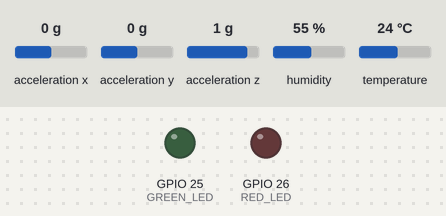
Bench run of a sketch on a simulated ESP32. On the bench: output pins drawn as LEDs (lit = HIGH). The inputs (shaded band) are chosen by the test bench; at power-on: acceleration x 0 g, acceleration y 0 g, acceleration z 1 g, humidity 55 %, temperature 24 °C. WiFi joins after 1.5 s; servers stay silent unless stated; no MQTT or app messages arrive unless stated; what the sketch prints to the serial monitor is not drawn.

Above: at 1.1 s.
At 3.7 s:
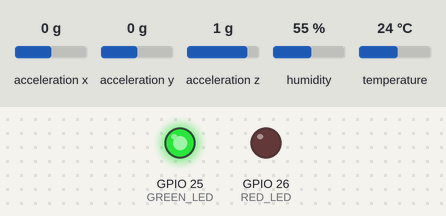
3.8 s: acceleration x set to -1.4 g
At 4.4 s:
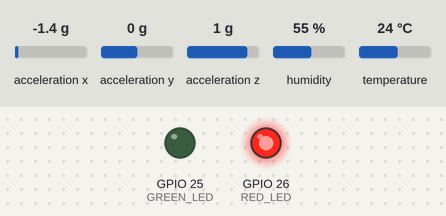
Timing chart, 0 to 8.5 s (numbered marks = the images above; inputs shaded):
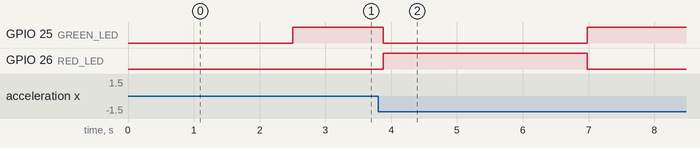

Measured:
- after the input at 3.8 s, GPIO 25 (GREEN_LED): HIGH → LOW after 0.08 s, → HIGH 3.1 s later; GPIO 26 (RED_LED): LOW → HIGH after 0.08 s, → LOW 3.1 s later

The sketch:

arduino.ino
```cpp
#include <WiFi.h>
#include <Wire.h>
#include <DHT.h>
#include <MPU6500_WE.h>
#include <PubSubClient.h>

// ---------------- WIFI CONFIGURATION ----------------

const char* ssid = "IIIT DHARWAD-STUDENT";
const char* password = "IIITDst!123456";

// Laptop IP address
const char* mqtt_server = "10.0.3.214";
const int mqtt_port = 1883;

// ---------------- MQTT CONFIGURATION ----------------

WiFiClient espClient;
PubSubClient mqttClient(espClient);

const char* mqtt_topic = "eiss2/sensors";

// ---------------- SENSOR CONFIGURATION ----------------

#define DHT_PIN 4
#define DHT_TYPE DHT11

#define GREEN_LED 25
#define RED_LED 26

DHT dht(DHT_PIN, DHT_TYPE);

MPU6500_WE motionSensor = MPU6500_WE(0x68);

bool motionSensorReady = false;

// ---------------- ADAPTIVE SAMPLING ----------------

const unsigned long NORMAL_INTERVAL = 5000;
const unsigned long ALERT_INTERVAL = 1000;

const unsigned long MOTION_CHECK_INTERVAL = 100;

const float MOTION_THRESHOLD = 0.20;

bool alertMode = false;
bool havePreviousReading = false;

float previousX = 0;
float previousY = 0;
float previousZ = 0;

unsigned long lastMotionCheck = 0;
unsigned long lastSensorRead = 0;
unsigned long lastMqttAttempt = 0;
unsigned long lastMotionDetected = 0;
const unsigned long ALERT_HOLD_TIME = 3000;

// ---------------- WIFI CONNECTION ----------------

void connectWiFi() {

  Serial.println("Connecting to Wi-Fi...");

  WiFi.mode(WIFI_STA);
  WiFi.setSleep(false);

  WiFi.begin(ssid, password);

  int attempts = 0;

  while (WiFi.status() != WL_CONNECTED && attempts < 60) {

    delay(500);
    Serial.print(".");

    attempts++;
  }

  Serial.println();

  if (WiFi.status() == WL_CONNECTED) {

    Serial.println("Wi-Fi connected!");

    Serial.print("ESP32 IP: ");
    Serial.println(WiFi.localIP());

  } else {

    Serial.println("Wi-Fi connection failed!");
  }
}

// ---------------- MQTT CONNECTION ----------------

void reconnectMQTT() {

  if (WiFi.status() != WL_CONNECTED) {
    return;
  }

  if (mqttClient.connected()) {
    return;
  }

  if (millis() - lastMqttAttempt < 5000) {
    return;
  }

  lastMqttAttempt = millis();

  Serial.println("Connecting to MQTT broker...");

  if (mqttClient.connect("ESP32_EISS2")) {

    Serial.println("MQTT connected successfully!");

  } else {

    Serial.print("MQTT connection failed. State: ");
    Serial.println(mqttClient.state());
  }
}

// ---------------- MOTION DETECTION ----------------

void checkMotion() {

  if (!motionSensorReady) {
    return;
  }

  if (millis() - lastMotionCheck < MOTION_CHECK_INTERVAL) {
    return;
  }

  lastMotionCheck = millis();

  xyzFloat g = motionSensor.getGValues();

  if (havePreviousReading) {

    float dx = g.x - previousX;
    float dy = g.y - previousY;
    float dz = g.z - previousZ;

    float change = sqrt(dx * dx + dy * dy + dz * dz);

    if (change > MOTION_THRESHOLD) {
      lastMotionDetected = millis();
    }
  }

  previousX = g.x;
  previousY = g.y;
  previousZ = g.z;

  havePreviousReading = true;

  alertMode = (lastMotionDetected != 0 &&
               millis() - lastMotionDetected < ALERT_HOLD_TIME);
}
// ---------------- LED CONTROL ----------------

void updateLEDs() {

  if (alertMode) {

    digitalWrite(GREEN_LED, LOW);
    digitalWrite(RED_LED, HIGH);

  } else {

    digitalWrite(GREEN_LED, HIGH);
    digitalWrite(RED_LED, LOW);
  }
}

// ---------------- SENSOR READING AND MQTT ----------------

void publishSensorData() {

  float temperature = dht.readTemperature();
  float humidity = dht.readHumidity();

  xyzFloat g = {0, 0, 0};

  if (motionSensorReady) {
    g = motionSensor.getGValues();
  }

  Serial.println("\n========== SENSOR READINGS ==========");

  if (!isnan(temperature) && !isnan(humidity)) {

    Serial.print("Temperature: ");
    Serial.print(temperature);
    Serial.println(" C");

    Serial.print("Humidity: ");
    Serial.print(humidity);
    Serial.println(" %");

  } else {

    Serial.println("DHT11 reading failed.");
  }

  Serial.print("Acceleration X: ");
  Serial.println(g.x);

  Serial.print("Acceleration Y: ");
  Serial.println(g.y);

  Serial.print("Acceleration Z: ");
  Serial.println(g.z);

  Serial.print("Adaptive Mode: ");
  Serial.println(alertMode ? "ALERT" : "NORMAL");

  unsigned long interval =
      alertMode ? ALERT_INTERVAL : NORMAL_INTERVAL;

  Serial.print("Sampling Interval: ");
  Serial.print(interval);
  Serial.println(" ms");

  // Publish only if readings are valid and MQTT is connected

  if (!isnan(temperature) &&
      !isnan(humidity) &&
      mqttClient.connected()) {

    char payload[300];

    snprintf(
      payload,
      sizeof(payload),
      "{\"temperature\":%.2f,"
      "\"humidity\":%.2f,"
      "\"accel_x\":%.3f,"
      "\"accel_y\":%.3f,"
      "\"accel_z\":%.3f,"
      "\"mode\":\"%s\","
      "\"sampling_interval\":%lu}",
      temperature,
      humidity,
      g.x,
      g.y,
      g.z,
      alertMode ? "ALERT" : "NORMAL",
      interval
    );

    if (mqttClient.publish(mqtt_topic, payload)) {

      Serial.println("MQTT DATA PUBLISHED SUCCESSFULLY!");

      Serial.println(payload);

    } else {

      Serial.println("MQTT publishing failed!");
    }

  } else {

    Serial.println("MQTT not connected or sensor reading invalid.");
  }

  Serial.println("=====================================");
}

// ---------------- SETUP ----------------

void setup() {

  Serial.begin(115200);

  delay(1000);

  pinMode(GREEN_LED, OUTPUT);
  pinMode(RED_LED, OUTPUT);

  digitalWrite(GREEN_LED, LOW);
  digitalWrite(RED_LED, LOW);

  Wire.begin(21, 22);

  dht.begin();

  // Initialize motion sensor

  if (motionSensor.init()) {

    motionSensorReady = true;

    Serial.println("Motion sensor initialized!");

  } else {

    Serial.println("Motion sensor unavailable!");
  }

  // Connect Wi-Fi

  connectWiFi();

  // Configure MQTT

  mqttClient.setServer(mqtt_server, mqtt_port);

  mqttClient.setBufferSize(384);

  Serial.println("Adaptive IoT sensing system started!");
}

// ---------------- MAIN LOOP ----------------

void loop() {

  if (WiFi.status() != WL_CONNECTED) {

    connectWiFi();
  }

  reconnectMQTT();

  mqttClient.loop();

  checkMotion();

  updateLEDs();

  unsigned long interval =
      alertMode ? ALERT_INTERVAL : NORMAL_INTERVAL;

  if (millis() - lastSensorRead >= interval) {

    lastSensorRead = millis();

    publishSensorData();
  }

  delay(10);
}
```
